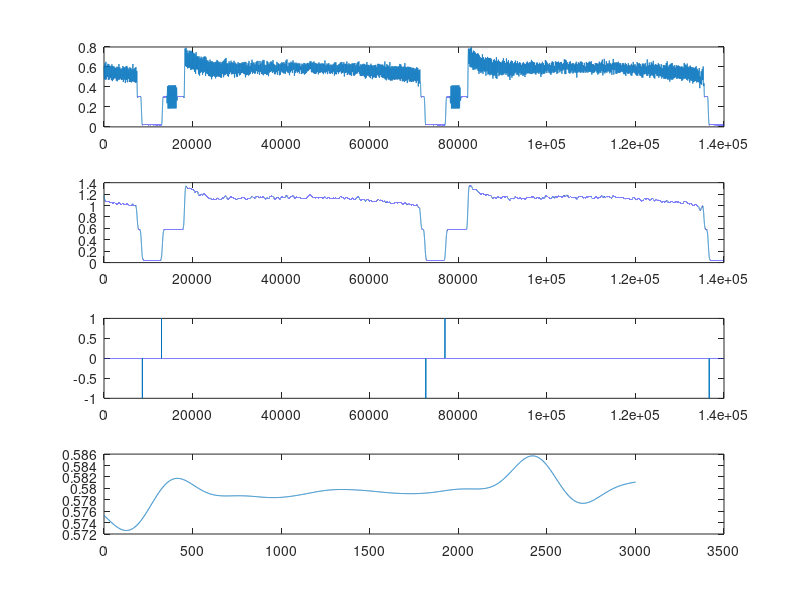

This chart was generated by the following MATLAB code:
close all;
clear all;
clc;

pkg load signal

% Start from nothing
clear;

% The sampling frequency in Hz.
fileID = fopen("SDS00004.csv");
[x] = dlmread (fileID, ";", 1, 0);
fclose(fileID);

% Clamp the signal
input = x(1:end,2);
min = min(input);
input = input - min;

% The sampling frequency in Hz (10 ns)
Fsam  = 1e9;

% Nyquist frequency in Hz.
% The Nyquist frequency is half your sampling frequency.
Fnyq = Fsam/2;

% The cut-off frequency of your Low pass filter in Hz.
% This frequency must be greater than 0 and less than Fnyq.
% Set the center frequency to 6 Mhz
Fc=6e6;

% Step 1: Lowpass filter at 6Mhz to remove any high-frequency components
% that might result in aliasing.
% Create a first-order Butterworth low pass at 6Mhz to filter out 
% The returned vectors are of legth n.
% Thus a first order filter is created with n = 2.
[b,a]=butter(2, Fc/Fnyq);
y=filtfilt(b,a,input);

% Apply the filter to the input signal and plot input and output.
z = fir1(500, 5e5/Fnyq, 'low');
p=filtfilt(z,1,y);

% Detect rise/fall of square wave
for i =  1:rows(p)
  if p(i) < 0.1
    z(i) = 0;
  else
    z(i) = 1;
  endif
endfor
z = diff(z);

% Sample the front porch for 3 us
st = 3e-6/1e-9;
d = 1e-6/1e-9;
avg = 0;
count = 0;
for i = 1:columns(z)
  if z(1,i) > 0.5
    c = i+d;
    s = p(c:c+st);
    avg = avg + mean(s);
    count = count + 1;
  endif
endfor
avg = avg / count;

% The front porch reference voltage of a PAL signal is 0.3V
% This is to simulate the AD8337
gain = 0.3/avg;
y = gain * y;
vgain = (gain - 12.65) / 19.7;

figure;
subplot (4, 1, 1)
plot(y)
subplot (4, 1, 2)
plot(p)
subplot (4, 1, 3)
plot(z)
subplot (4, 1, 4)
plot(s)
%freqz(b,a,[],Fsam);

% Remove 4.43361875e6 signal from PAL using a band-reject filter
%[b1,a1]=butter(2, 3e6/Fnyq);
%[b2,a2]=butter(2, 3e8/Fnyq, "high");
%b = conv(b1, b2);
%a = conv(a1, a2);
%freqz(b2,a2,4096,Fsam);

% Apply the filter to the input signal and plot input and output.
%Fc = 5e5;
%[b,a]=butter(1, Fc/Fnyq);

% Determine the blanking level by first lowpass filtering to about 0.5Mhz
%FcN = 4.43361875e6; % notch frequency
%fR = FcN/Fnyq;      % ratio of notch freq. to Nyquist freq.
%nW = 0.1;           % width of the notch

% Compute zeros
%nZ = [exp( sqrt(-1)*pi*fR ), exp( -sqrt(-1)*pi*fR )];

% Compute poles
%nP = (1-nW) * nZ;
%b = poly( nZ );   %  Get moving average filter coefficients
%a = poly( nP );   %  Get autoregressive filter coefficients


%% Design Notch filter for first frequency
%H(z) = (1 - 2 * cos(w1) * z^(-1) + z^(-2)) / (1 - 2 * p * cos(w1) * z^(-1) + p^2 * z^(-2))
%fs = 1e9;           % Sampling frequency [Hz]
%f1 = 4.43361875e6;  % Notch filter frequency 1 [Hz]
%p = 0.99; % The closer to one, the narrower the notch bandwidth
%w1 = 2*pi*f1 / fs; % Convert f1 to normalized frequency [+-2*pi]
%b = [1 , -2 * cos(w1), 1];      %IIR-Filter coefficients for numerator 1
%a = [1. -2 * p * cos(w1), p^2]; %IIR-Filter coefficients for denumerator 1

%% Create Filter object and plot
%freqz(b,a,[],fs);

% Create a first-order Butterworth low pass.
% The returned vectors are of legth n.
% Thus a first order filter is created with n = 2.
%[zb,pb,kb]=butter(1,2*pi*Fc,'s');
%[bb,ab] = zp2tf(zb,pb,kb);

%w = logspace(0,10); % Frequency vector
%h = freqs(bb,ab,w); %// Output of freqs
%mag = 20*log10(abs(h)); %// Magnitude in dB
%pha = (180/pi)*angle(h); %// Phase in degrees

%// Declare points
%wpt = [600, 7500];
%mpt = [20, -71];

%// Plot the magnitude as well as markers
%figure;
%subplot(2,1,1);
%semilogx(w, mag, wpt, mpt, 'r.');
%xlabel('Frequency');
%ylabel('Magnitude (dB)');
%grid;

%// Plot phase
%subplot(2,1,2);
%semilogx(w, pha);
%xlabel('Frequency');
%ylabel('Phase (Degrees)');
%grid;

%freqz(b,a, [1e6, 10e6],Fsam)
%subplot(2,1,1)
%ylim([-10 10])

% Apply the filter to the input signal and plot input and output.
%figure(2)
%output=filter(b,a,input);
%plot(output)

% Compute the fequency response
%[H,w] = freqz(bb,aa);

% Thus a first order filter is created with n = 2.
%[b,a] = butter(1, Fc/Fnyq);
%[zb,pb,kb] = butter(1, 2*pi*3e6, 's');
%[bb,ab] = zp2tf(zb,pb,kb);

% Plot the frequency response H(w):
%figure(1);
%w = linspace(0.4e6, 0.12e6)
%freqs(bb,ab, w);

% Remove DC component
%data = data - mean(data);
%data = filter(b,a,x);

%figure
%plot(data);

% number of data points
%N = length(data);

% numerical approx. of FT
%spec = fft(data);

% spacing between samples on freq. axis
%df = Fs/N

% min freq. for which fft is calculated
%min_f = -Fs/2;

% max freq. for which fft is calculated
%max_f = Fs/2 - df;

% horizontal values
%f = [min_f : df : max_f];

% should equal N
%size(f)

% magnitude of shifted spectrum
%y = abs(fftshift(spec));

% plot
%figure
%plot(f, y)
%xlabel('Frequency in [Hz]')
%ylabel('Amplitude')
%grid on

% Create a first-order Butterworth low pass.
% The returned vectors are of legth n.
% Thus a first order filter is created with n = 2.
%[b,a]=butter(1, Fc/(Fs/2));
%[zb,pb,kb] = butter(5, 2*pi*Fc, 's');
%[bb,ab] = zp2tf(zb,pb,kb);
%w = linspace(0.4e6, 0.6e6);
%figure(1);
%freqs(bb,ab,w);

% Compute its frequency response
%[H,w]=freqz(b, a, 512, Fsam);
%freqz_plot(w, abs(H));

% frequency response
%plot(w,abs(H));
%set(gca,'XScale','log')
%set(gca,'YScale','log')
%xlabel('Frequency (Hz)')
%ylabel('Filter Response')

% clear unused variables
%clear("Fnyq", "Fc");

% Clamp the sync tips to 0
%t=0:1/Fsam:5;
%input = repmat(x(1:end, 2), 5, 1); #-0.176;

% Apply the filter to the input signal and plot input and output.
%figure
%output=filter(b,a,data);
%plot(output);
%subplot(2, 1, 1)
%plot(filtered(:,1),";Impulse response;");
%subplot(2, 1, 2 )
%plot(transfer(:,1),";Butterworth Transfer;")
